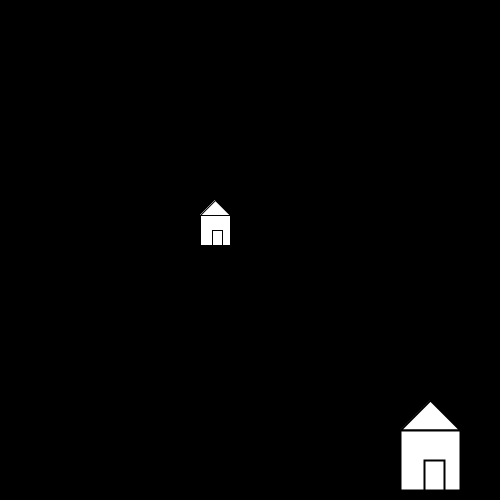
Frame 1 (no input)
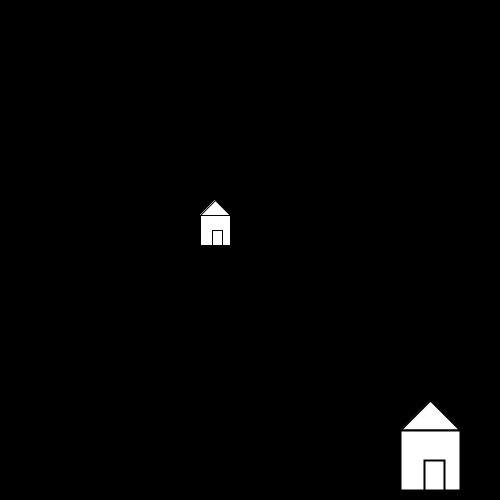
Frame 60 (the mouse pressed at the canvas centre just before this capture)
Frame 120 (the mouse held since frame 60 and released just before this capture): identical to frame 60, image omitted

The Processing sketch that drew these frames (run headless with seeded random() and noise(); from frame 60 on, the mouse is pressed at the canvas centre):

// Processing sketch: TranslationScale
// ── TranslationScale.pde
int x, y;


void setup(){
  size(500, 500);
  
  background(0);
  
  x = 200;
  y = 200;
}

void draw(){

triangle(x+15, y, x, y + 15, x + 30, y + 15);
rect(x, y +15, 30, 30);
rect(x + 12, y + 30, 10, 15);

triangle(x+15, y, x, y + 15, x + 30, y + 15);
rect(x, y +15, 30, 30);
rect(x + 12, y + 30, 10, 15);

pushMatrix();
scale(2.0);
triangle(x+15, y, x, y + 15, x + 30, y + 15);
rect(x,y + 15, 30, 30);
rect(x + 12, y + 30, 10, 15);
popMatrix();

}
